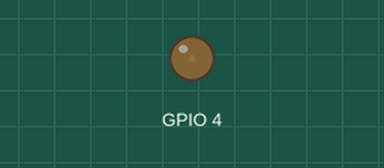
This sketch was run on a simulated ESP32. Parts: output pins drawn as LEDs (lit = HIGH).

Above: at 0.05 s.
At 2.25 s:
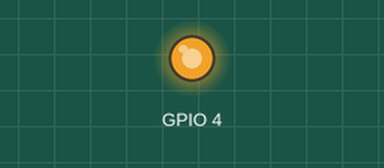
At 3.35 s:
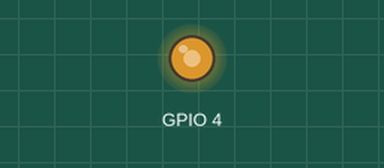
At 4.5 s:
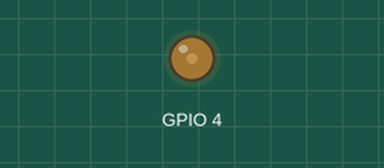
Timing chart, 0 to 6.6 s (numbered marks = the images above):
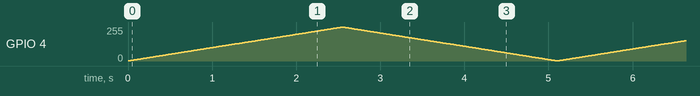

The sketch:

PJ_05_LED_PWM.ino
```cpp
// generated by KidsBlock
#include <Arduino.h>

int item = 0;


void setup() {
  ledcSetup(1, 490, 8);
  ledcAttachPin(4, 1);
}

void loop() {
  for (int index = 0; index < 255; index++) {
    item++;
    ledcWrite(1, item);
    delay(0.01 * 1000);
  }
  for (int index = 0; index < 255; index++) {
    ledcWrite(1, item);
    item--;
    delay(0.01 * 1000);
  }
}
```
